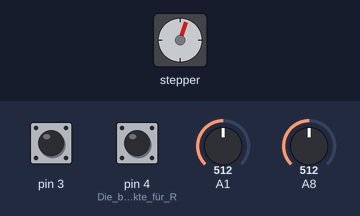
Recording of a sketch running on a simulated Arduino Mega 2560, built with avr-gcc and run on an emulated ATmega2560. Parts: stepper motor. The inputs (shaded band) are chosen by the test bench; at power-on: pin 4 (Die_beiden_kontakte_für_R) HIGH, pin 3 HIGH, A1 = 512, A8 = 512. Stepper angles assume 4096 steps per turn; what the sketch prints to the serial monitor is not drawn.

Above: at 0.8 s.
0.9 s: pin 4 (Die_beiden_kontakte_für_R) pulled LOW for 0.15 s
At 1.4 s:
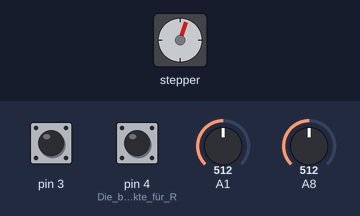
4.0 s: pin 3 pulled LOW for 0.15 s
At 5.9 s:
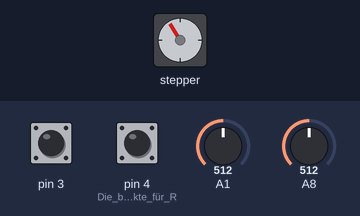
Timing chart, 0 to 7.4 s (numbered marks = the images above; inputs shaded):
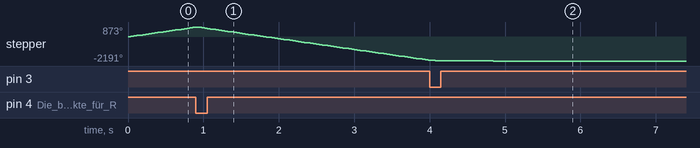

The sketch:

Arduino_Steppermotor_Frederik_Lauferts.ino
```cpp
#include <CheapStepper.h>

CheapStepper stepper (8,9,10,11);


class Arduino
{
  private:
  int StepsFenster;       // Speicher für steps zwischen Rollo zu und offen. NICHT 0-100 bereich!
  int PositionInSteps;    //Position vom Rollo in Steps
  int Position100;        //Position vom Rollo von 0 bis 100

  public:
  void SetStepsWindow (int value);      //Methoden
  int getStepsFenster();
  void SetPositionInSteps (int value);
  int getPositionInSteps();
  void SetPosition100 (int value);
  int getPosition100 ();

};

//Methodendefinitionen
void Arduino::SetStepsWindow(int value)
{
  StepsFenster = value;
}

void Arduino::SetPositionInSteps(int value)
{
  PositionInSteps = value;
}

void Arduino::SetPosition100 (int value)
{
  Position100 = value;
}

int Arduino::getStepsFenster(void)
{
  return StepsFenster;
}

int Arduino::getPositionInSteps(void)
{
  return PositionInSteps;
}

int Arduino::getPosition100(void)
{
  return Position100;
}

boolean runter = true;         //Boolean variable das der Steppermotor weiß ob er runter oder hoch fahren muss
void rollo (int location);     //Funktiondefinition für das ändern der Rollo position
Arduino Rollo;                  //Rollo als Arduino definiert


bool isAtTop() {
  return digitalRead(3) == LOW;
}

bool isAtBottom() {
  return digitalRead(4) == LOW;
}

void setupStepper() {
  stepper.setRpm (10); // Drehzahl hier einstellen (6 RPM -22 RPM) Drehzahl gegen Drehmoment
}

void driveUp() {
  stepper.step(false);
}

void driveDown() {
  stepper.step(true);
}

int setupRollo() {
  //Das Rollo fährt einmal bis ganz nach Unten bis er zum unterem Kontakt kommt
  while (!isAtBottom()) {
    driveDown();
  }

  //Jetzt fährt das Rollo ganz nach Oben und zählt dabei die notwendigen Schritte
  int StepsFenster = 0;
  for (StepsFenster; !isAtTop(); StepsFenster++) {
    driveUp();
  }

  Rollo.SetPositionInSteps (0); //Jetzt wo wir wissen das das Rollo ganz oben ist können wir die Position definieren
  Rollo.SetStepsWindow (StepsFenster); //die nötigen steps um ganz nach unten zufahren wird in der Klasse gespeichert
}

// Erstelle den String, der den Licht- und Temperaturwert ausgibt.
String getSerialOutput(int licht, int temp) {
  return String(licht) + "," + String(temp) + "|";
}

void setup() {       //Setup beim starten vom Arduino
  //Serial baud rate wird hier bestimmt
  Serial.begin(9600);

  pinMode(4, INPUT_PULLUP);   //Die beiden kontakte für Rollo ganz offen und ganz zu, werden hier definiert
  pinMode(3, INPUT_PULLUP);

  setupStepper();
  setupRollo();
}

void loop() {                  //Loop schleife, hier wird das Rollo gesteuert und die Sensorwerte ausgegeben
  if (100 <= Serial.available() >= 0) {   //Wenn ein Serial zugang da ist wird integer location desen wert gleich gesätzt
    int location = Serial.read();
    rollo(location);
 }//Die funktion rollo kriegt dann den Wert vom Serial

  int temp_sensor = analogRead(A8); //Auslesen des temp_sensor an Pin
  int temp_celsius = map(temp_sensor, 0, 100, -50, 150); //Umwandeln in Grad Celsius
  int foto_sensor =analogRead(A1);
  int foto_base100= map(foto_sensor, 0, 100, 0, 1500);

  Serial.write(getSerialOutput(foto_base100, temp_celsius).c_str());

  /*Serial.print(101);
  Serial.print(",");
  Serial.print(temp_celsius);
  Serial.print(",");
  Serial.print(102);
  Serial.print(",");
  Serial.print(foto_base100);
  Serial.print(",");
  Serial.print(103);
  Serial.print(",");
  Serial.print(Rollo.getPosition100());
  Serial.print(",");
  Serial.print("STOP");
  Serial.print(Rollo.getStepsFenster());
  Serial.print(",");
  Serial.print("\n");*/
  delay (1000);
}

void rollo (int location){        //Rollo positions funktion. Hier wird berechnet wie viele Steps der Steppermotor fahren muss um die gewünschte Position zu erreichen
  //Serial.print("Rollo function:");      //Serial print für Debugging
  //Serial.print(Rollo.getStepsFenster());
  int StepsFenster =  Rollo.getStepsFenster();
  int locationinsteps=(StepsFenster * (100/location));  //Umrechnung auf steps...
  int pos=Rollo.getPositionInSteps();

  if (locationinsteps>pos)      //if loop ob er runter oder hoch fahren muss
  {
    runter = true;      //hier fährt er runter
    stepper.moveTo (runter, locationinsteps);       //Stepper Befehl
    /*int nStep = stepper.getStepsLeft();           //Gets steps left das man positions status zum GUI schicken kann. Noch nicht funktionsfähig.
    nStep=nStep/Rollo.getStepsFenster();
    while(stepper.getStepsLeft() != 0)
        {
    nStep=(pos/Rollo.getStepsFenster())+nStep;
    Serial.print(nStep);
    Serial.print("\n");
        }
        */
    Rollo.SetPositionInSteps(locationinsteps);
    }


  else if (locationinsteps<pos)
  {
    runter = false;       //hier fährt er hoch
    stepper.moveTo (runter, locationinsteps);
    /*int nStep = stepper.getStepsLeft();
    nStep=nStep/Rollo.getStepsFenster();
    while(stepper.getStepsLeft() != 0)
        {
    nStep=(pos/Rollo.getStepsFenster())-nStep;
    Serial.print(nStep);
    Serial.print("\n");
        }
        */
    Rollo.SetPositionInSteps(locationinsteps);
  }
  else
  {
    return;
  }

}
```
